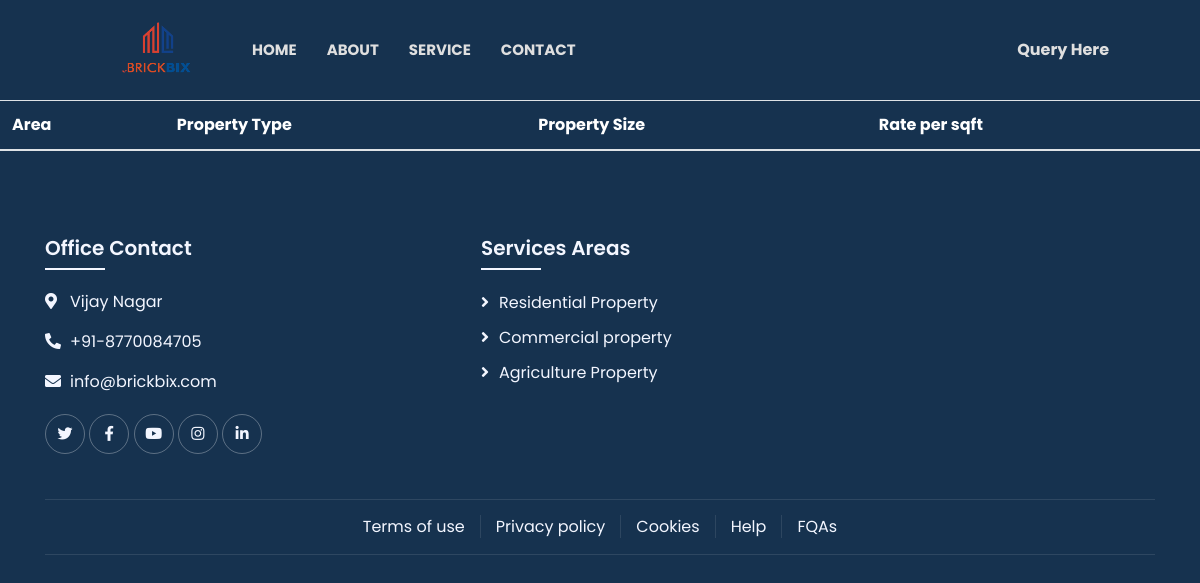
Before: /PropertyTable/ with the older database file.
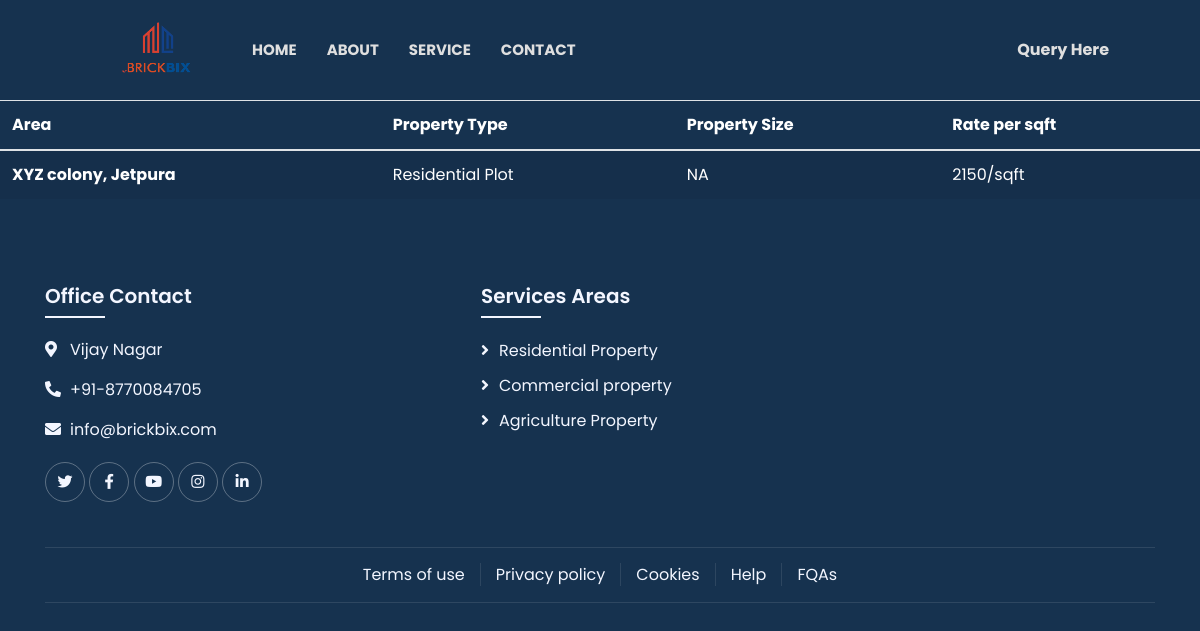
After: the same page with the newer database file.
### info/models.py (models this page shows, shortened)
class Property_Table(models.Model):
    Area = models.CharField(max_length=100)
    Property_Type  = models.CharField(max_length=100)
    Property_Size = models.CharField(max_length=100)
    Rate = models.CharField(max_length=100)

### info/views.py (the view)
# urls.py: path('PropertyTable/',views.PropertyTable, name='PropertyTable'),
def PropertyTable(request):
    property_table = Property_Table.objects.all()
    return render (request,'PropertyTable.html',{"property_table":property_table})

### info/templates/PropertyTable.html
{% extends "nav-bar.html" %}
{% load static %}
{% block content %}
<div class='mb-4 pb-4'>
<table class="table table-striped">
    <thead>
      <tr>
        <th class="text-white" scope="col">Area</th>
        <th class="text-white" scope="col">Property Type</th>
        <th class="text-white" scope="col">Property Size</th>
        <th class="text-white" scope="col">Rate per sqft</th>
      </tr>
    </thead>
    <tbody class=''>
      {% for info in property_table %}
      <tr >
        <th class="text-white"scope="row">{{info.Area}}</th>
        <td class="text-white">{{info.Property_Type}}</td>
        <td class="text-white">{{info.Property_Size}}</td>
        <td class="text-white">{{info.Rate}}/sqft</td>
      </tr>
      {% endfor %}
    </tbody>
  </table>
</div>
{% endblock content %}

Changed rows visible on the page:
added Property_Table: Area "XYZ colony, Jetpura", Property_Type "Residential Plot", Property_Size "NA", Rate "2150"
